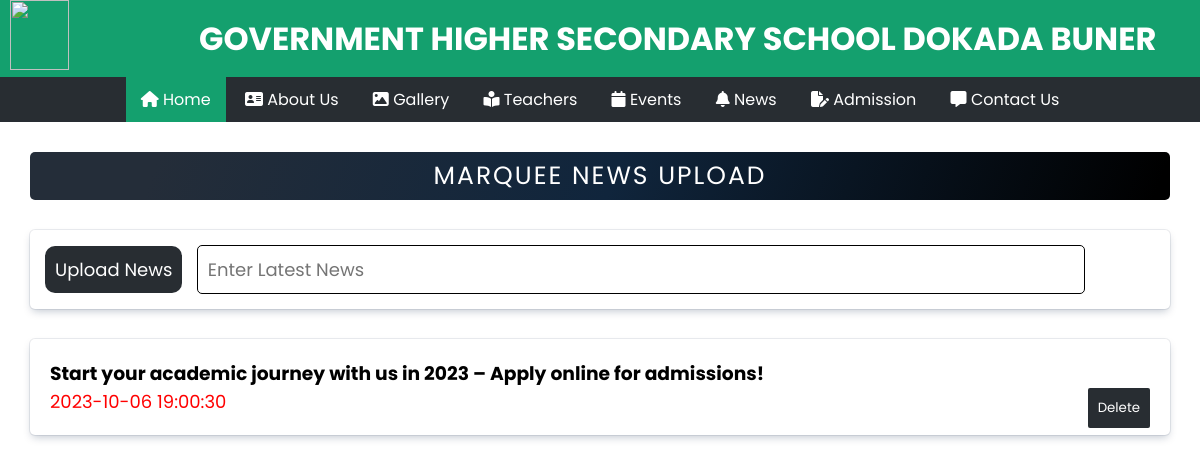
Page /Admin-Marquee.php (signed in) on the committed database.
### tables this page shows
CREATE TABLE `marquee` (
  `id` int(11) NOT NULL,
  `news` varchar(255) NOT NULL,
  `upload_date` timestamp NOT NULL DEFAULT current_timestamp()
);

### Admin-Marquee.php (the view, shortened to what this page needs)
<?php
include('Connection.php');
?>
<!DOCTYPE html>
<html lang="en">
<head>
    <link rel="stylesheet" href="Admin-style.css">
    <link rel="stylesheet" href="https://cdnjs.cloudflare.com/ajax/libs/font-awesome/6.2.1/css/all.min.css"/>
</head>
<body>
    <header>
        <div class="logo">
            <img src="Folder/Logo.png">
        </div>
        <div class="name">
            <h1>GOVERNMENT HIGHER SECONDARY SCHOOL DOKADA BUNER</h1>
        </div>
    </header>
    <nav>
        <ul>
            <li class="click"><a href="#"><i class="fa-solid fa-house"></i> Home</a>
            </li>
            <li><a href="Admin-About.php"><i class="fa-solid fa-address-card"></i> About Us</a></li>
            <li><a href="Admin-Gallery.php"><i class="fa-solid fa-image"></i> Gallery</a></li>
            <li><a href="Admin-Teachers.php"><i class="fa-solid fa-book-open-reader"></i> Teachers</a></li>
            <li><a href="#"><i class="fa-solid fa-calendar"></i> Events</a></li>
            <li><a href="#"><i class="fa-solid fa-bell"></i> News</a>
            </li>
            <li><a href="#"><i class="fa-solid fa-file-pen"></i> Admission</a>
            </li>
            <li><a href="Admin-Contact.php"><i class="fa-solid fa-message"></i> Contact Us</a></li>
        </ul>
    </nav>
    <div class="myHead">
        <p>MARQUEE NEWS UPLOAD</p>
    </div>
    <div class="myForm">
        <form action="#" method="POST">
            <input type="submit" name="Submit" id="upload" value="Upload News">
            <input type="text" name="News" id="marquee" placeholder="Enter Latest News" required>
        </form>
    </div>
    <div class="myNews">
        <?php
        $sql = "SELECT * FROM marquee ORDER BY upload_date DESC";
        $result = mysqli_query($conn, $sql);
        if (mysqli_num_rows($result) > 0) {
            while ($row = mysqli_fetch_assoc($result)) {
                echo "<div class='post'>";
                echo "<h3>" . $row['news'] . "</h3>";
                echo "<span class='date'>" . $row['upload_date'] . "</span>";
                echo "<a href='Marquee-Delete.php?id=" . $row['id'] . "'>
                <input type='submit' value='Delete' id='delete' onclick='return checkdelete()'></a>";
                echo "</div>";
            }
        } else {
            echo "No Marquee News Available.";
        }
        ?>
    </div>
</body>
</html>

### Admin-style.css (style rules this page uses)
* { padding: 0; margin: 0; box-sizing: border-box; text-decoration-line: none; list-style-type: none; font-family: 'Poppins', sans-serif; }
a { color: white; }
:root { --my-green: rgb(20, 160, 110); --my-black: rgb(40, 45, 50); }
header { background-color: var(--my-green); color: white; padding: 0px 10px; display: flex; align-items: center; position: sticky; top: 0; left: 0; z-index: 1000; }
.logo { width: 5%; }
.logo img { width: 100%; height: 70px; object-fit: cover; }
.name h1 { margin-left: 130px; }
nav { background-color: var(--my-black); text-align: center; position: sticky; top: 77px; left: 0; z-index: 1000; }
nav ul li { display: inline-block; background-color: var(--my-black); position: relative; }
nav ul li a { display: block; padding: 10px 15px; }
nav .click { background-color: var(--my-green); }
.myHead p { background: linear-gradient(109.6deg, rgb(36, 45, 57) 11.2%, rgb(16, 37, 60) 51.2%, rgb(0, 0, 0) 98.6%); color: white; padding: 5px; margin: 30px; font-size: 25px; border-radius: 5px; text-align: center; letter-spacing: 2px; }
.myForm { padding: 15px; margin: 30px; border-radius: 5px; box-shadow: rgba(9, 30, 66, 0.25) 0px 4px 8px -2px, rgba(9, 30, 66, 0.08) 0px 0px 0px 1px; }
#upload { background-color: var(--my-black); color: white; border: none; padding: 10px; font-size: 18px; border-radius: 10px; cursor: pointer; margin-right: 10px; }
#delete { background-color: var(--my-black); color: white; border: none; padding: 10px; border-radius: 2px; cursor: pointer; }
.myForm #marquee { width: 80%; padding: 10px; font-size: 18px; border-radius: 5px; border: 1px solid black; }
.myNews .post { margin: 30px; padding: 20px; border-radius: 5px; box-shadow: rgba(9, 30, 66, 0.25) 0px 4px 8px -2px, rgba(9, 30, 66, 0.08) 0px 0px 0px 1px; }
.myNews .post a { float: right; }
.myNews .date { color: red; font-size: 18px; }

### rows in the picture
marquee: news "Start your academic journey with us in 2023 – Apply online for admissions!", upload_date "2023-10-06 19:00:30"
